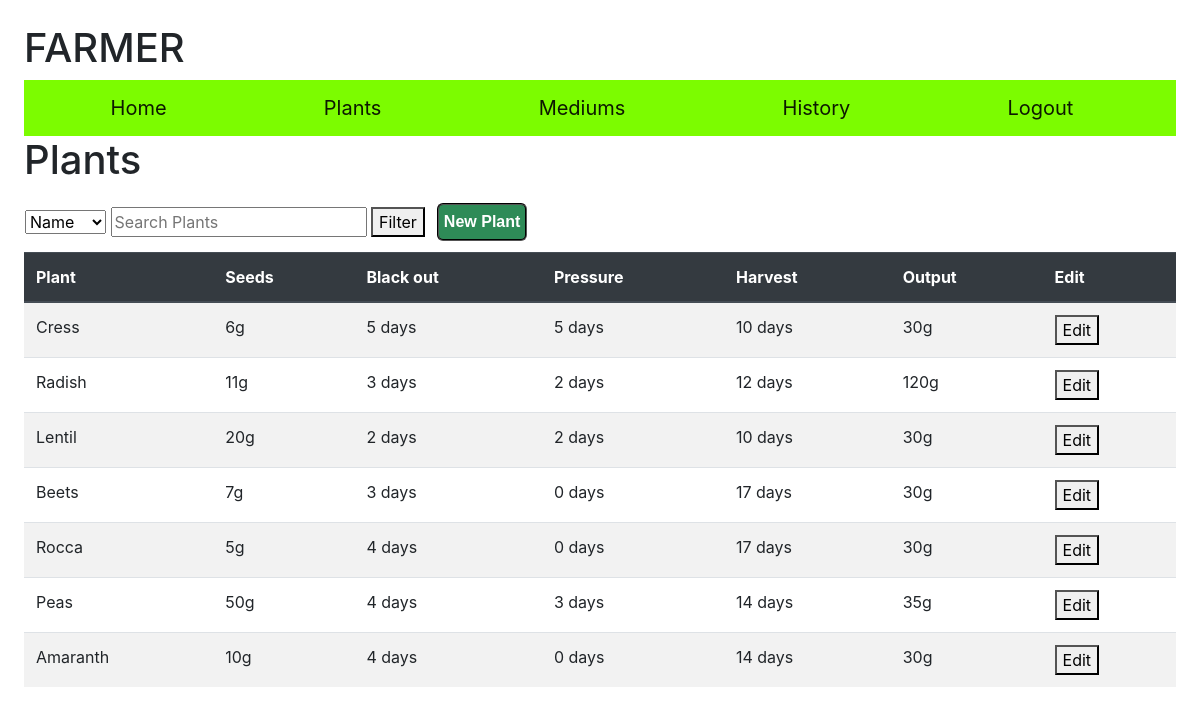
/plants (signed in), run on an earlier commit of the app's database.
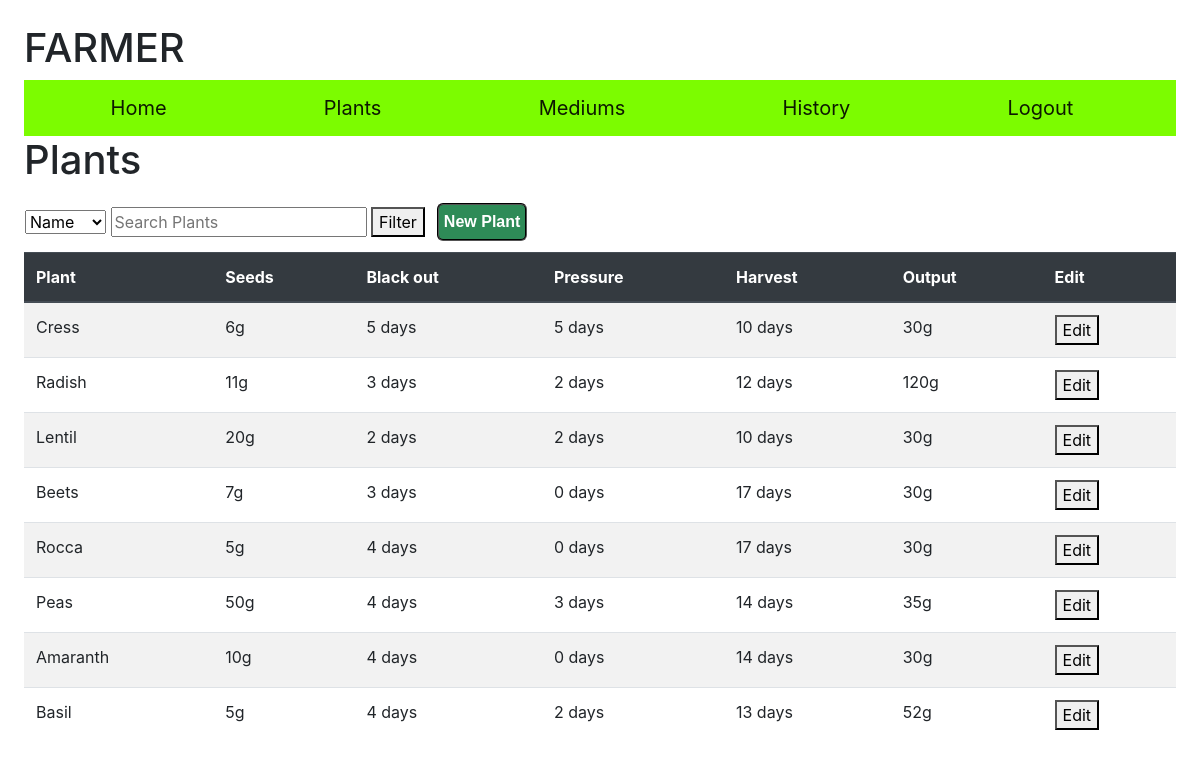
And on a later commit of the database.
### farmer/models.py (models this page shows, shortened)
class Plant(models.Model):
    name = models.CharField(max_length=255)
    seeds = models.IntegerField()
    pressure = models.IntegerField()
    blackout = models.IntegerField()
    harvest = models.IntegerField()
    output = models.IntegerField()

### farmer/views.py (the view, shortened to what this page needs)
# urls.py: path("plants", views.plants, name="plants"),
@login_required
def plants(request):
    plantslist = Plant.objects.all()
    return render(request, "farmer/plants.html", {"form": Newplant(), "plants": plantslist})

### farmer/forms.py
class Newplant(forms.Form):
    name = forms.CharField(widget=forms.TextInput(attrs={'class':'toset', 'placeholder':'Plant Name'}),label=(''))
    seeds = forms.IntegerField(widget=forms.NumberInput(attrs={'class':'toset', 'placeholder':'seeds weight'}),label=(''))
    pressure = forms.IntegerField(widget=forms.NumberInput(attrs={'class':'toset', 'placeholder':'days of Presssure'}),label=(''))
    blackout = forms.IntegerField(widget=forms.NumberInput(attrs={'class':'toset', 'placeholder':'days of blackout'}),label=(''))
    harvest = forms.IntegerField(widget=forms.NumberInput(attrs={'class':'toset', 'placeholder':'time to harvest'}),label=(''))
    output = forms.IntegerField(widget=forms.NumberInput(attrs={'class':'toset', 'placeholder':'Harvest output'}),label=(''))

### farmer/templates/farmer/plants.html (shortened to what this page needs)
{% extends "farmer/layout.html" %}
{% block body %}
<h1>Plants</h1>
<table class="filter">
    <tr>
        <td>
            <form action="/filter" method="POST">
                <select name="filter">
                <option value="name">Name</option>
                </select>
                <input name="search" type="text" placeholder="Search Plants">
                <button type="submit">Filter</button>
            </form>
        </td>
        <td>
            <button id="myBtn" class="subbtn">New Plant</button>
        </td>
    </tr>
</table>
<table id="planttable" class="table table-striped">
    <thead class="thead-dark">
        <tr>
            <th scope="col">Plant</th>
            <th scope="col">Seeds</th>
            <th scope="col">Black out</th>
            <th scope="col">Pressure</th>
            <th scope="col">Harvest</th>
            <th scope="col">Output</th>
            <th scope="col">Edit</th>
        </tr>
    </thead>
    <tbody>
        {% for i in plants %}
        <tr>
            <td class="name" style="text-transform:capitalize;">{{i.name}}</td>
            <td class="seeds" value="{{i.seeds}}" >{{i.seeds}}g</td>
            <td class="blackout" value="{{i.blackout}}">{{i.blackout}} days</td>
            <td class="pressure" value="{{i.pressure}}">{{i.pressure}} days</td>
            <td class="harvest" value="{{i.harvest}}">{{i.harvest}} days</td>
            <td class="output" value="{{i.output}}">{{i.output}}g</td>
            <td>
                <button class="editplant" value="{{i.id}}" >Edit</button>
            </td>
        </tr>
        {% endfor %}
    </tbody>
</table>
{% endblock %}

### farmer/templates/farmer/layout.html (shortened to what this page needs)
{% load static %}
<!DOCTYPE html>
<html lang="en">
    <head:>
        <link href="https://maxcdn.bootstrapcdn.com/bootstrap/4.1.3/css/bootstrap.min.css" rel="stylesheet">
        <link rel="stylesheet" href="https://stackpath.bootstrapcdn.com/bootstrap/4.4.1/css/bootstrap.min.css">
        <link href="{% static 'farmer/style.css' %}" rel="stylesheet">
    </head>
    <body>
        <h1>{% block headtitle %}<span class="title">FARMER</span>{% endblock %}</h1>
        <nav class="navbar navbar-light" style="background-color: lawngreen;">
        {% if user.is_authenticated %}
                <a class="navbar-brand flex-sm-fill text-sm-center" href="/">Home</a>
                <a class="navbar-brand flex-sm-fill text-sm-center" href="plants">Plants</a>
                <a class="navbar-brand flex-sm-fill text-sm-center" href="medium">Mediums</a>
                <a class="navbar-brand flex-sm-fill text-sm-center" href="history">History</a>
                <a class="navbar-brand flex-sm-fill text-sm-center" href="logout">Logout</a>
        {% else %}
            <a class="navbar-brand flex-sm-fill text-sm-center" href="login">Login</a>
            <a class="navbar-brand flex-sm-fill text-sm-center" href="register">Register</a>
        {% endif %}
        </nav>
            {% block body %} {% endblock %}
    </body>
</html>

### farmer/static/farmer/style.css (style rules this page uses)
body { padding: 2%; }
.subbtn { margin: 10px; background-color: seagreen; color: white; font-weight: bold; font-family: sans-serif; padding: 5px; border-radius: 6px; border-style: groove; }

What changed in the data, as far as the page shows it:
added Plant: name "Basil", seeds "5", blackout "4", pressure "2", harvest "13", output "52", {{ i.id }} 57 (drawn)
